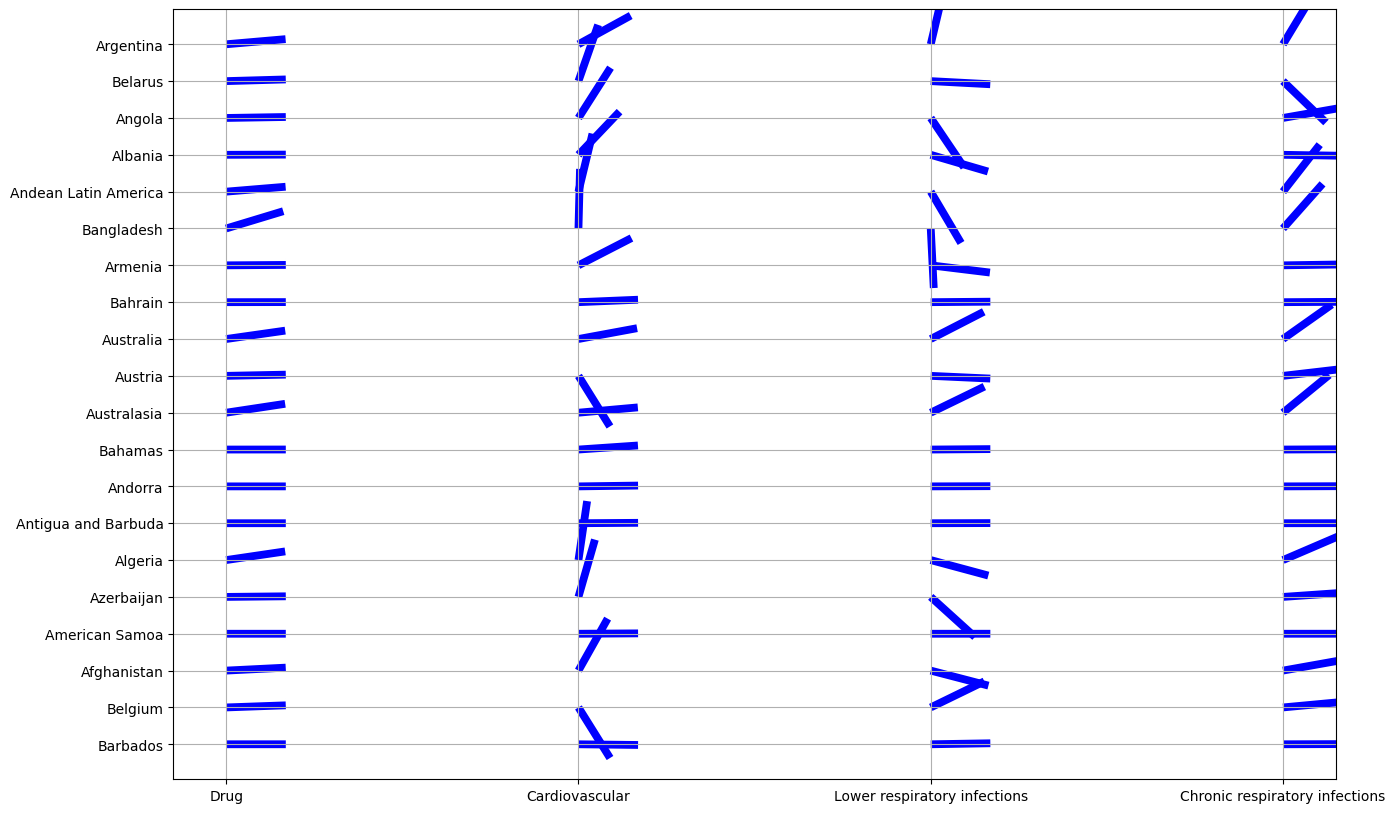

Source code (Python):
import numpy as np
import pandas as pd
import matplotlib.pyplot as plt
from collections import Counter
import math
import random

plt.rcParams.update({'font.size': 10})
plt.figure(figsize=(15,10))

cols = []
cols.append('Deaths - Drug use disorders - Sex: Both - Age: All Ages (Number)')
cols.append('Deaths - Cardiovascular diseases - Sex: Both - Age: All Ages (Number)')
cols.append('Deaths - Lower respiratory infections - Sex: Both - Age: All Ages (Number)')
cols.append('Deaths - Chronic respiratory diseases - Sex: Both - Age: All Ages (Number)')

idx = "Entity"
year = "Year"

data = pd.read_csv('data/annual-death.csv')

data = data[[idx, year, *cols]]

table = {col : {} for col in cols}
names = set([])
for i, row in data.iterrows():
	suc = True
	for col in cols:
		if math.isnan(row[col]) : suc = False
	if not suc : continue
	names.add(row[idx])
	if len(names) >= 21 :
		names.remove(row[idx])
		break
	for col in cols:
		if row[idx] not in table[col] : table[col][row[idx]] = []
		table[col][row[idx]].append((row[year],row[col]))

slope = {col : {} for col in cols}
for col in cols:
	for ck in table[col].keys():
		table[col][ck].sort()
		yre, vale = table[col][ck][-1]
		yrs, vals = table[col][ck][0]
		if yre == yrs : slope[col][ck]=0
		else : slope[col][ck] = (vale - vals)/(yre - yrs)

names = list(names)

colsS = ['Drug', 'Cardiovascular', 'Lower respiratory infections', 'Chronic respiratory infections']

dx = []
dy = []
for i in range(len(names)): dx.append([])
for i in range(len(names)): dy.append([])

for i,n in enumerate(names):
	for col in cols:
		x = 1
		y = slope[col][n]/200
		dx[i].append(2*x/(3*(x**2+y**2)**0.5))
		dy[i].append(2*y/(3*(x**2+y**2)**0.5))

dx = np.array(dx)
dy = np.array(dy)
X = np.arange(0, len(names))
Y = np.arange(0, len(colsS))
print(names)
print(colsS)
print(X)
print(Y)
print(dx)
plt.quiver(Y,X,dx,dy,headlength=0.001,headaxislength=0,color='blue',scale = 13)


plt.xticks(Y, colsS)
plt.yticks(X, names)
plt.grid(True)
plt.savefig('remaking_orientation.png',bbox_inches='tight')